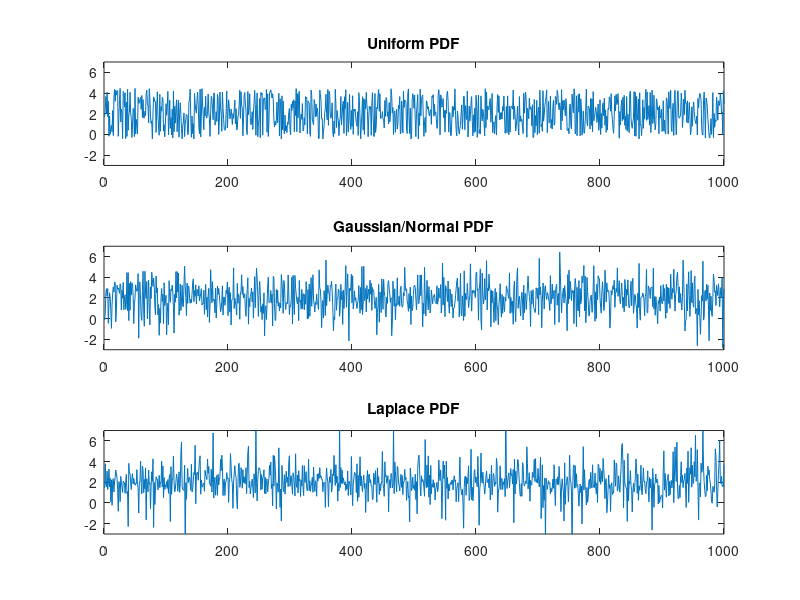

This figure's MATLAB source:
N = 1000;
mean = 2;
variance = 2;

% A uniform PDF
a = 2 - sqrt(6);
b = 2 + sqrt(6);

uniform_vars = a + (b - a) .* rand(N, 1);
subplot(3,1,1);
plot(uniform_vars);
ylim([-3, 7]);
title("Uniform PDF");

% B gaussian PDF
std_dev = sqrt(variance);
gaussian_vars = mean + std_dev*randn(N,1);
subplot(3,1,2);
plot(gaussian_vars);
ylim([-3, 7]);
title("Gaussian/Normal PDF");

% C Laplace PDF
% Laplace PDF characterized by mean and b where variance is equal to 2b^2
b = 1;
% Laplace PDF can be generated using uniform distribution in interval [-1/2, 1/2]
uni_vars = -0.5 + 1 .* rand(N, 1);
laplace_vars = mean - b*sign(uni_vars).*log(1-2*abs(uni_vars));
subplot(3,1,3);
plot(laplace_vars);
ylim([-3, 7]);
title("Laplace PDF");
